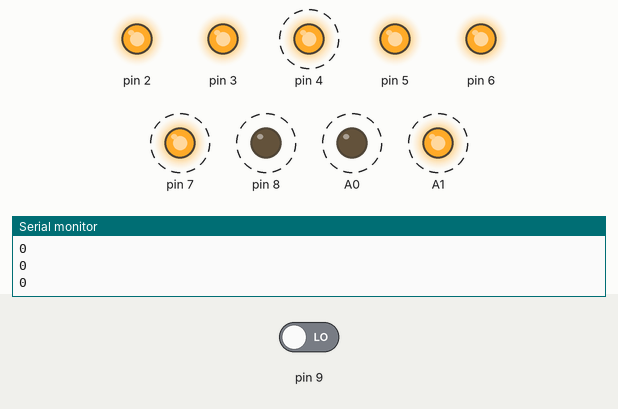
This sketch was run on a simulated Arduino Uno, built with avr-gcc and run on an emulated ATmega328P. On the bench: output pins drawn as LEDs (lit = HIGH), the last lines printed to the serial monitor. Dashed ring = blinking. The test bench sets the inputs (shaded band); at power-on: pin 9 LOW.

Above: at 1.2 s.
1.3 s: pin 9 driven HIGH
At 2.7 s:
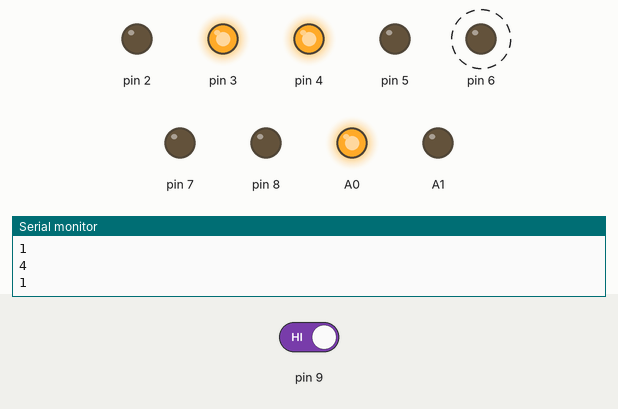
At 3.1 s:
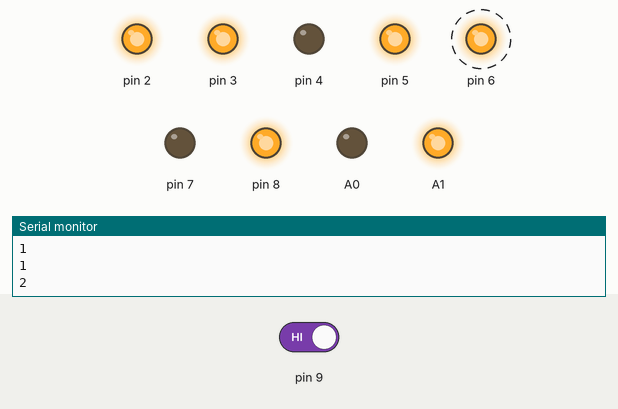
4.3 s: pin 9 driven LOW
At 4.45 s:
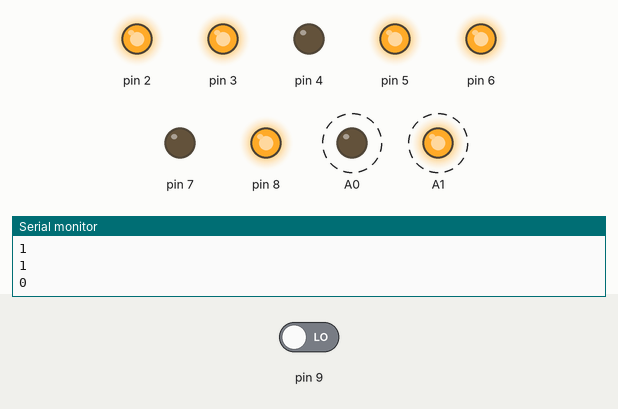
Timing chart, 0 to 13.3 s (numbered marks = the images above; inputs shaded):
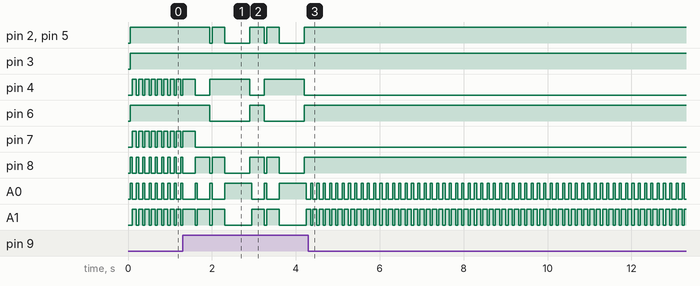

Measured:
- after the input at 1.3 s, pin 6: alternates HIGH for 0.35 s and LOW for 0.95 s, starting after 0.65 s
- after the input at 4.3 s, pin 2, pin 5, pin 6, pin 8: stops changing and stays HIGH; pin 4: stops changing and stays LOW
- by itself, pin 4: repeats every 1.3 s: LOW 0.35 s, HIGH 0.95 s
- by itself, pin 8: repeats every 1.3 s: HIGH 0.35 s, LOW 0.05 s, HIGH 0.30 s, LOW 0.60 s
- by itself, A0: alternates HIGH for 0.05 s and LOW for 0.10 s
- by itself, A1: alternates HIGH for 0.10 s and LOW for 0.05 s

The sketch:

5.2.ino
```cpp
int digitos;
int digitos2;
int digitos3 = 0;
int contador = 0;
void mostrarNumero (int x);

void setup()
{
  Serial.begin(9600);
  for(int i=2; i<9;i++)
    pinMode(i, OUTPUT);
  pinMode(A0,OUTPUT);
  pinMode(A1,OUTPUT);

  pinMode(9,INPUT);

}

void loop()
{

  //numeroEnDigitos(36,arreglo,&digitos);
  digitos = digitalRead(9);
  Serial.println(digitos);
  delay(50);
  if(digitos == HIGH){
contador++;
Serial.println(contador);
delay(200);
}

  if(contador  == 0){
    mostrarNumero (2);
  digitalWrite(A1,LOW);
  digitalWrite(A0,HIGH);
  delay(50);

  mostrarNumero (0);
  digitalWrite(A1,HIGH);
  digitalWrite(A0,LOW);
  delay(50);
  }

 if(contador == 1){
     mostrarNumero (2);
  digitalWrite(A1,LOW);
  digitalWrite(A0,HIGH);
  delay(50);

  mostrarNumero (2);
  digitalWrite(A1,HIGH);
  digitalWrite(A0,LOW);
  delay(50);
  }
  if(contador == 2){
      mostrarNumero (1);
  digitalWrite(A1,LOW);
  digitalWrite(A0,HIGH);
  delay(50);

  mostrarNumero (3);
  digitalWrite(A1,HIGH);
  digitalWrite(A0,LOW);
  delay(50);
    }
if(contador == 3){
    mostrarNumero (1);
  digitalWrite(A1,LOW);
  digitalWrite(A0,HIGH);
  delay(50);
  }
  if(contador == 4){
   contador = contador-4;
delay(50);  }

}


// FUNCIONES

// La función va a mostrar un número
void mostrarNumero (int x)
{
   switch(x){
    case 0:
      digitalWrite(2,HIGH);
      digitalWrite(3,HIGH);
      digitalWrite(4,HIGH);
      digitalWrite(5,HIGH);
      digitalWrite(6,HIGH);
      digitalWrite(7,HIGH);
      digitalWrite(8,LOW);
      break;

  case 1:
    digitalWrite(2,LOW);
    digitalWrite(3,HIGH);
    digitalWrite(4,HIGH);
    digitalWrite(5,LOW);
    digitalWrite(6,LOW);
    digitalWrite(7,LOW);
    digitalWrite(8,LOW);
    break;

   case 2:
    digitalWrite(2,HIGH);
    digitalWrite(3,HIGH);
    digitalWrite(4,LOW);
    digitalWrite(5,HIGH);
    digitalWrite(6,HIGH);
    digitalWrite(7,LOW);
    digitalWrite(8,HIGH);
     break;


   case 3:
    digitalWrite(2,HIGH);
    digitalWrite(3,HIGH);
    digitalWrite(4,HIGH);
    digitalWrite(5,HIGH);
    digitalWrite(6,LOW);
    digitalWrite(7,LOW);
    digitalWrite(8,HIGH);
    break;


  }

}
```
